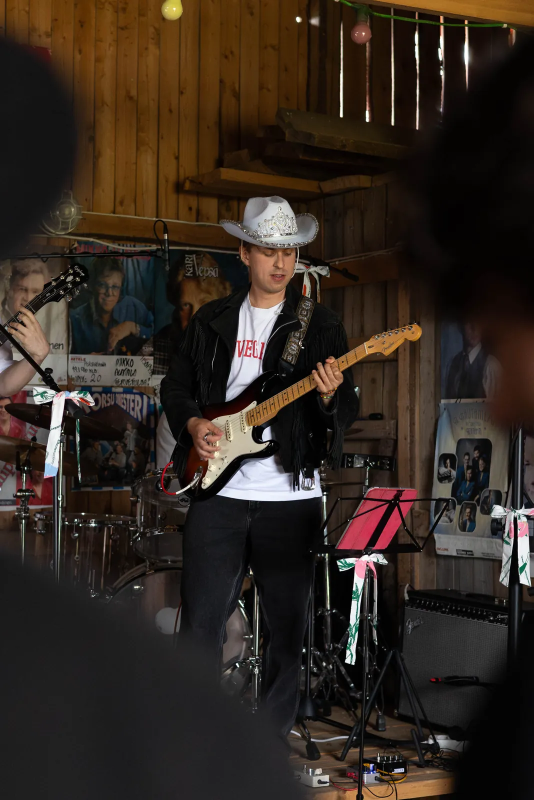
#> input picture assets/img/gallery/barn-101.webp, 1067 x 1600 px, given in place of Alex.jpg, which was not available (shown at 1/2 size)
$ python optimize_images.py
#> lines starting #> are read from the running program, lines starting #| are printed output that depends on the picture
#!/usr/bin/env python3
"""Pienentää alkuperäiset kuvat verkkokokoon (assets/img). Aja projektin juuresta:
    python3 tools/optimize_images.py
Alkuperäisiä kansioita ei muokata."""
from PIL import Image, ImageOps
from pathlib import Path

ROOT = Path(__file__).resolve().parent.parent
OUT = ROOT / "assets" / "img"

def save(src, dest, max_side, q=80):
#> called with max_side = 1100, q = 80
    im = ImageOps.exif_transpose(Image.open(src)).convert("RGB")
#> im is the input picture: PIL image 1067x1600 RGB; mean R, G, B 50.6, 40.3, 32.3
    im.thumbnail((max_side, max_side), Image.LANCZOS)
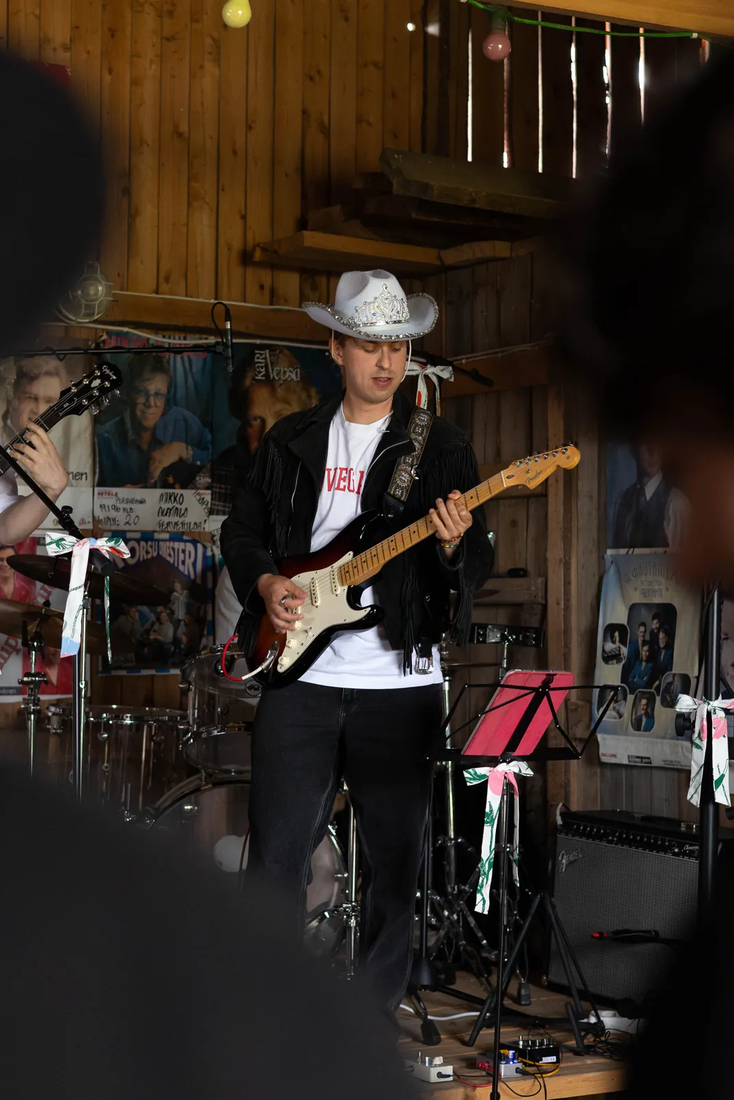
#> im: PIL image 734x1100 RGB; mean R, G, B 50.6, 40.3, 32.3
    dest.parent.mkdir(parents=True, exist_ok=True)
    im.save(dest, "WEBP", quality=q, method=6)
    print(dest.relative_to(ROOT), im.size, dest.stat().st_size // 1024, "kB")
#| assets/img/members/alex.webp (734, 1100) 63 kB

members = {"Alex": "alex", "Ana": "ana", "Erik": "erik", "Jemina": "jemina", "Jon": "jon",
           "Juho": "juho", "Julita": "julita", "Nixu": "nixu", "Totti": "totti"}
for k, v in members.items():
    save(ROOT / "Band members" / f"{k}.jpg", OUT / "members" / f"{v}.webp", 1100)
#> pass 2 of the loop `for k, v in members.items():`:
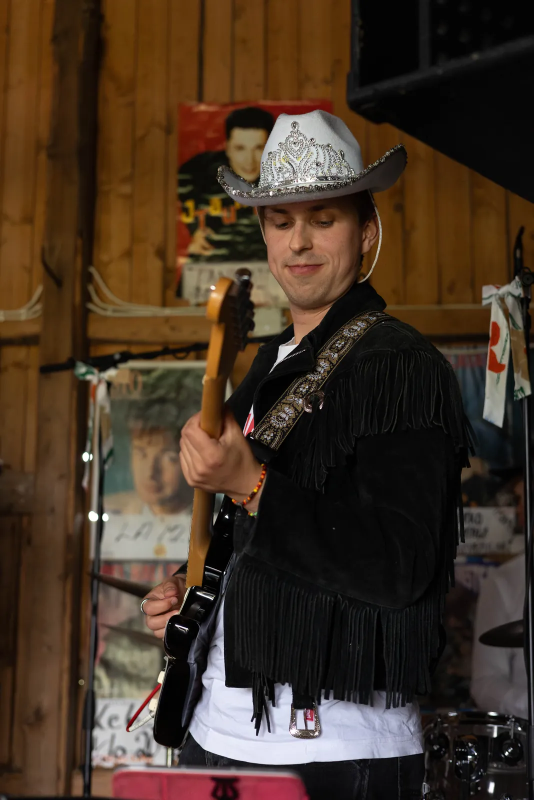
#> input picture assets/img/gallery/barn-102.webp, 1067 x 1600 px, given in place of Ana.jpg, which was not available (shown at 1/2 size)
#> in save, im is the input picture: PIL image 1067x1600 RGB; mean R, G, B 69.2, 52.1, 37.5
#> in save (call 2), `im.thumbnail((max_side, max_side), Image.LANCZOS)`:
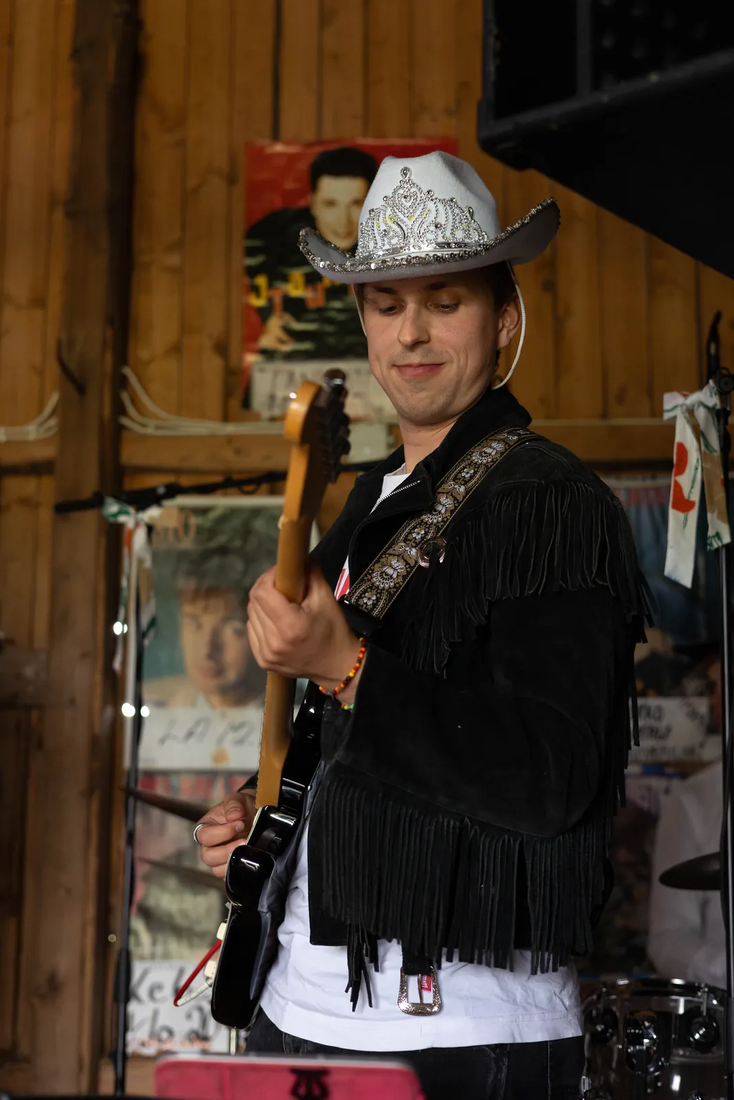
#> im: PIL image 734x1100 RGB; mean R, G, B 69.2, 52.1, 37.5
#| assets/img/members/ana.webp (734, 1100) 51 kB
#> (the run stopped early here; a loop or call above may not have finished)
